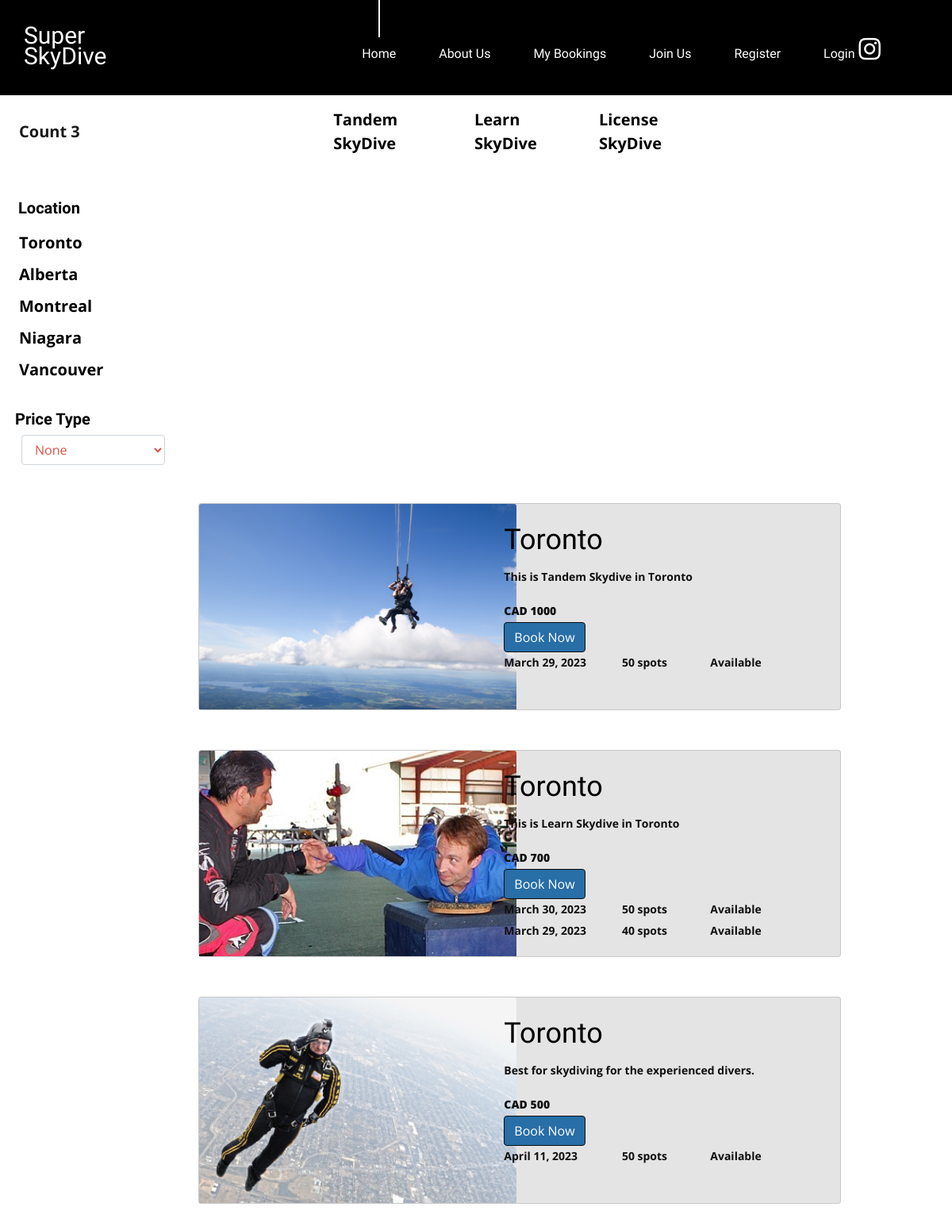
Page /skydive/search/Toronto on the earlier database version.
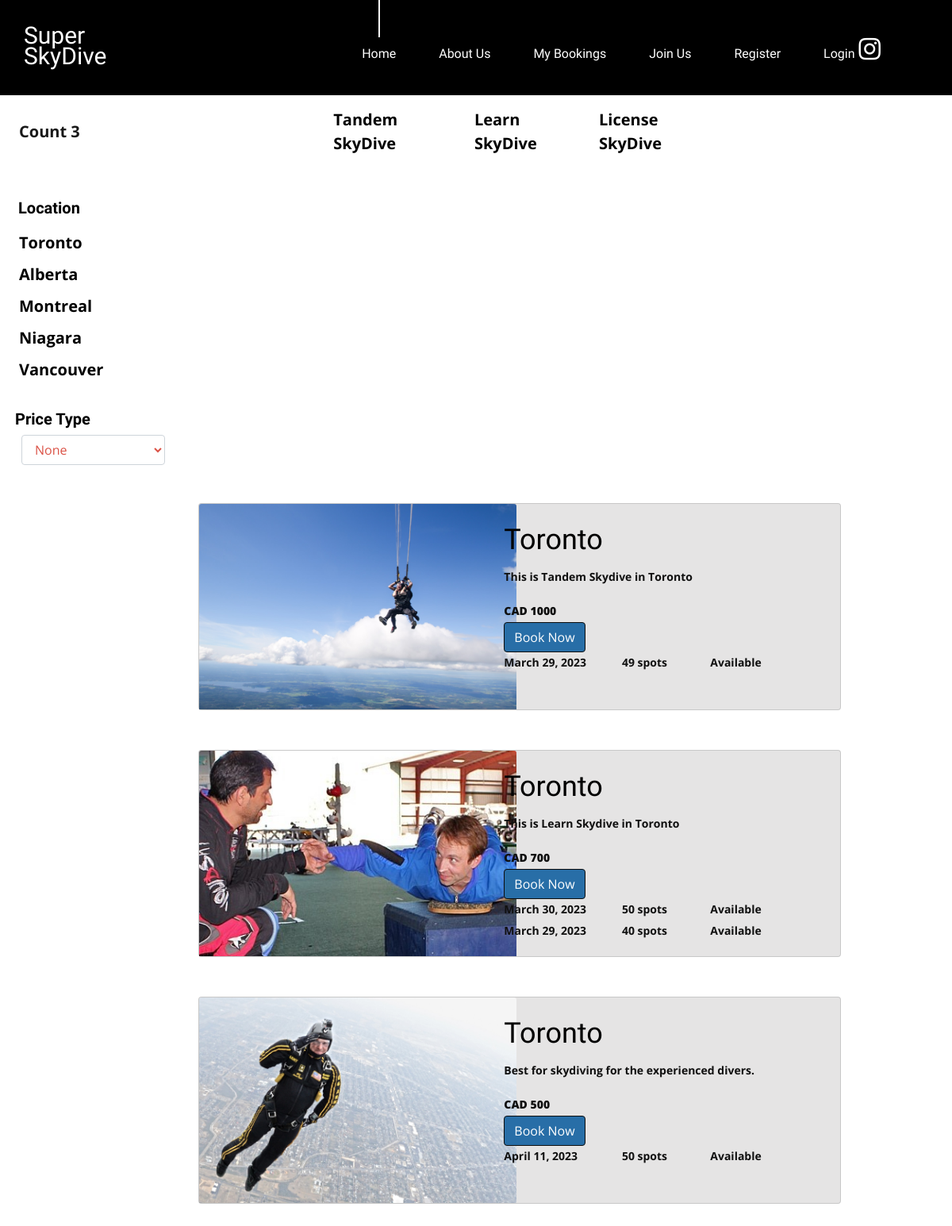
Same page on the later database version.
### skydive/models.py (models this page shows, shortened)
class Reservation(models.Model):
    date_available = models.DateField(null=False, blank=False)
    spots_total = models.IntegerField(null=True, default=50)
    spots_free = models.IntegerField(null=True, default=50)
    destination = models.ForeignKey(Destination, related_name="destin", on_delete=models.CASCADE)
    type_skydive = models.CharField(max_length=50, choices=SKYDIVE_TYPE, default='tandemskydive')

### skydive/views.py (the view)
# urls.py: path('skydive/search/<str:destination>', views.search_loc, name='search_loc'),
def search_loc(request, destination):
    loc_desc_list = Destination_desc.objects.filter(province=destination)
    loc_list = Destination.objects.all()
    available_list = Reservation.objects.filter(destination__province=destination)
    return render(request, 'skydive/search.html', {'loc_desc_list': loc_desc_list, 'loc_list': loc_list,
                                                   'available_list': available_list, 'search_item': 'province'})

### skydive/templates/skydive/search.html (shortened to what the changed rows need)
    {% load static %}
    <!DOCTYPE html>
    <html lang="en">
    <head>
        <link rel="stylesheet" type="text/css" href="{% static 'styles/custom.css' %}">
        <link rel="stylesheet" type="text/css" href="{% static 'styles/bootstrap4/bootstrap.min.css' %}">
        <link href="{% static 'plugins/font-awesome-4.7.0/css/font-awesome.min.css' %}" rel="stylesheet" type="text/css">
        <link rel="stylesheet" type="text/css" href="{% static 'plugins/OwlCarousel2-2.2.1/owl.carousel.css' %}">
        <link rel="stylesheet" type="text/css" href="{% static 'plugins/OwlCarousel2-2.2.1/owl.theme.default.css' %}">
        <link rel="stylesheet" type="text/css" href="{% static 'plugins/OwlCarousel2-2.2.1/animate.css' %}">
        <link rel="stylesheet" type="text/css" href="{% static 'styles/main_styles.css' %}">
        <link rel="stylesheet" type="text/css" href="{% static 'styles/search.css' %}">
    </head>
    <body>
    <div id="products">
    <div class="container mt-5">
        {% for loc_desc in loc_desc_list %}
          <div class="card mt-4" style="margin-bottom: 50px">
               <div class="row">
                     <div class="col-md-4">
                          <img src={{ loc_desc.img_destin.url }} class="card-img-top">
                     </div>
                     <div class="col-md-8">
                        <div class="card-body" style="padding-left: 105px">
                            <h3 class="card-title mt-3"> {{ loc_desc.province }}</h3>
                            <p>{{ loc_desc.desc }} </p>
                            <p><b>{{ loc_desc.curr| upper }} {{ loc_desc.price }}</b></p>
                            <a href="{% url 'skydive:booking' loc_desc.dest_id %}"><button class="btn btn-success">Book Now</button></a>
                         {% for avail in available_list %}
                            {% if search_item == 'province' %}
                            <div class="row">
                            {% if loc_desc.type_skydive == avail.type_skydive %}
                                 <div class="col-4">
                                     <p>{{ avail.date_available }} </p>
                                 </div>
                                <div class="col-3">
                                     <p>{{ avail.spots_free }} spots </p>
                                </div>
                                {% if avail.spots_free > 0 %}
                                    <div class="col-3">
                                           <p> Available</p>
                                    </div>
                                 {% else %}
                                    <div class="col-3">
                                     <p> No spots available</p>
                                    </div>
                                {% endif %}
                            {% endif %}
                            </div>
                        {% endif %}
                        {% endfor %}
                        </div>
                     </div>
            </div>
        </div>
        {% endfor %}
       </div>
    </div>
    </body>
    </html>

Differences in the rows shown:
changed Reservation (number 1 of 4 on the later page): spots_free "50" → "49"
